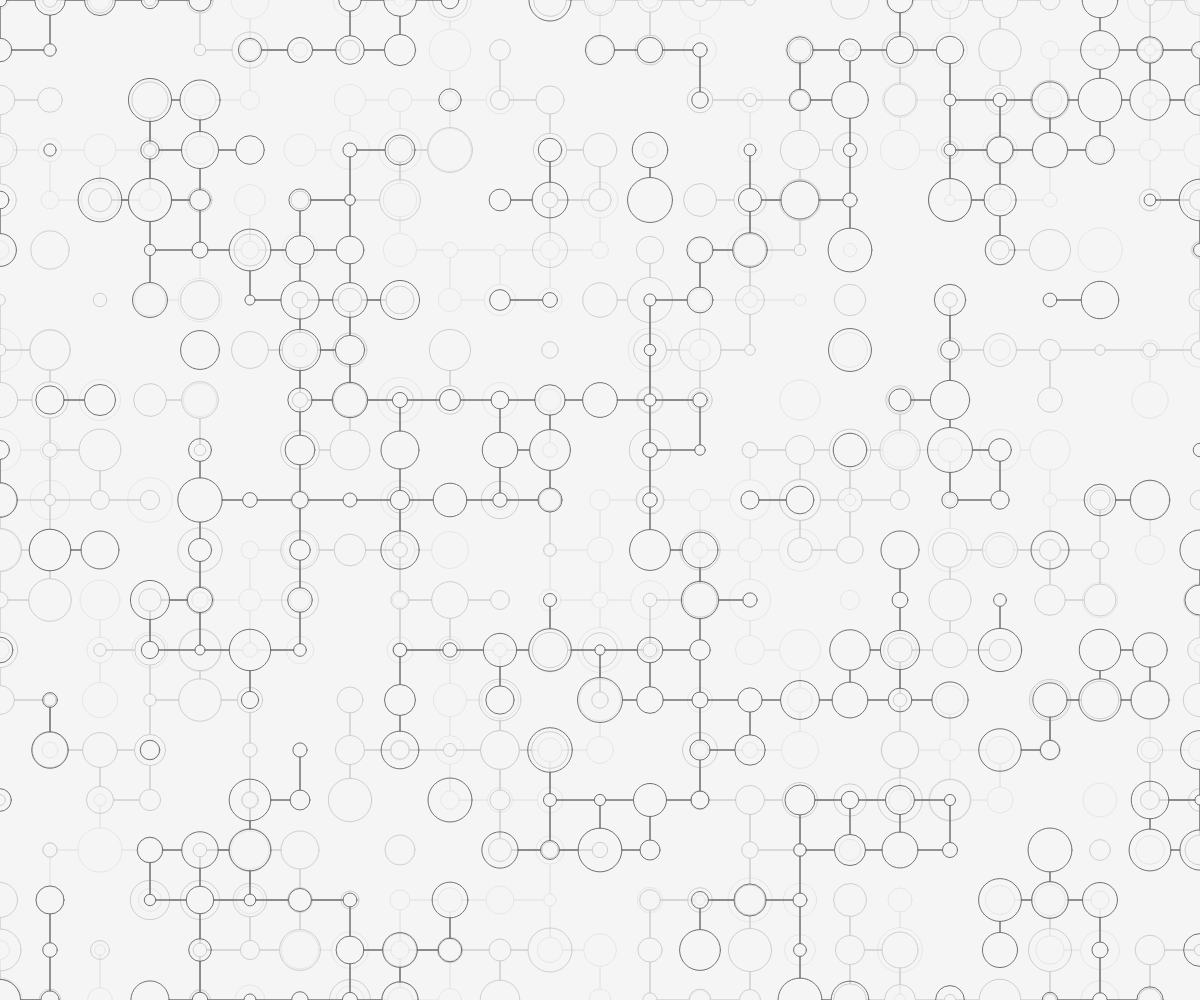
Frame 1 (no input)
Frame 2 (the mouse pressed at the canvas centre, redrawn once): identical to frame 1, image omitted

The p5.js sketch that drew this single still picture (run headless with seeded random() and noise() and a simulated clock; the mouse was pressed at the canvas centre and the sketch redrawn once):

// p5.js sketch
// ── sketch.js
'use strict';

// BASE VARIABLES
var props = {
	groups: [],
	groupsAmount: 3,
	availableFormId: 0,
	circleMinSize: 10,
	lineWeight: 1,
	backgroundColor: 'whitesmoke',
	wrapperSize: 50,
	colorIndex: 0,
	mainBrightness: 90,
	mainColor: false
};

// SETUP
function setup() {
	initCanvas();

	background(props.backgroundColor);
	props.mainColor = color(0, 0, props.mainBrightness, 100);

	console.log('Generating ' + props.groupsAmount + ' groups');
	props.groups = addGroups(props.groupsAmount);
	console.log(props.groupsAmount + ' groups generated');
}

function draw() {
	noLoop();
}

function initCanvas() {
	createCanvas(windowWidth, windowHeight);
	colorMode(HSB, 360, 100, 100, 100);
}

// GENERATE CONTENTS
function addGroups(groupsAmount) {
	var groups = [];
	for (var i = 1; i <= groupsAmount; i++) {
		var mainBrightness = props.mainBrightness;
		var mainColor = props.mainColor;

		var oldBrightness = mainColor._getBrightness();
		groups.push(addGroup(i));
		var newBrightness = oldBrightness - i * (groupsAmount * (groupsAmount * i));

		props.mainColor = color(0, 0, newBrightness, 100);
	}
	return groups;
}

function addGroup(id) {
	var rows = Math.ceil(width / props.wrapperSize) + 1;
	var columns = Math.ceil(width / props.wrapperSize) + 1;
	var formPosX = 0 - props.wrapperSize / 2;
	var formPosY = formPosX;
	var columnPosX = formPosX;
	var rowPosY = formPosY;
	var forms = [];
	var groupId = props.groups.length;

	for (var row = 1; row <= rows; row++) {
		for (var column = 1; column <= columns; column++) {
			var form = addForm(props.availableFormId, props.mainColor, columnPosX, rowPosY, props.wrapperSize, row, column);
			forms.push(form);
			columnPosX = column === columns ? formPosX : columnPosX + props.wrapperSize;
			props.availableFormId++;
		};
		rowPosY = row === rows ? formPosY : rowPosY + props.wrapperSize;
	};

	var group = {
		id: id,
		rows: rows,
		columns: columns,
		forms: forms
	};

	group.connections = addConnections(group);

	console.log('Generated Group with id: ' + group.id, group);
	return group;
}

function addForm(id, circleColor, x, y, size, row, column) {
	var hasCircle = random(0, 2) < 1;
	var circleSize = random(props.circleMinSize, props.wrapperSize - 5);
	var circleX = x + props.wrapperSize / 2;
	var circleY = y + props.wrapperSize / 2;
	var form = {
		id: id,
		x: x,
		y: y,
		row: row,
		column: column,
		circle: hasCircle ? false : {
			x: circleX,
			y: circleY,
			size: circleSize,
			circleColor: circleColor
		}
	};
	if (form.circle) {
		var circleCenter = circleSize / 2;
		form.circle.arcPoints = {
			top: { x: circleX, y: circleY - circleCenter },
			bottom: { x: circleX, y: circleY + circleCenter },
			left: { x: circleX - circleCenter, y: circleY },
			right: { x: circleX + circleCenter, y: circleY }
		};
	}

	drawForm(form);
	return form;
}

function getExtremeArcPoints(firstCircle, nextCircle) {
	var points = {};
	points.start = firstCircle.arcPoints[dir];

	switch (dir) {
		case 'right':
			points.end = nextCircle.arcPoints.left;
			break;
		case 'left':
			points.end = nextCircle.arcPoints.right;
			break;
		case 'top':
			points.end = nextCircle.arcPoints.bottom;
			break;
		case 'bottom':
			points.end = nextCircle.arcPoints.top;
			break;
	}

	return points;
}

function drawForm(wrapper) {
	var x = wrapper.x;
	var y = wrapper.y;
	var circle = wrapper.circle;

	noFill();
	noStroke();
	rect(x, y, props.wrapperSize, props.wrapperSize);
	if (circle) {
		noFill();
		stroke(circle.circleColor);
		strokeWeight(props.lineWeight);
		ellipse(circle.x, circle.y, circle.size, circle.size);
	}
}

function addConnections(group) {
	var connections = [];
	var columns = group.columns;
	var rows = group.rows;

	group.forms.forEach(function (form, index) {
		var isFirstColumn = form.column === 1;
		var isFirstRow = form.row === 1;
		var isLastRow = form.row === rows;
		var isLastColumn = form.column === columns;
		var rightSibling = undefined,
		    leftSibling = undefined,
		    topSibling = undefined,
		    bottomSibling = undefined;

		if (!isFirstRow) {
			topSibling = getFormByPosition(group, form.row - 1, form.column);
			connections.push(addConnection('top', form, topSibling));
		}
		if (!isFirstColumn) {
			leftSibling = getFormByPosition(group, form.row, form.column - 1);
			connections.push(addConnection('left', form, leftSibling));
		}
		if (!isLastRow) {
			bottomSibling = getFormByPosition(group, form.row + 1, form.column);
			connections.push(addConnection('bottom', form, bottomSibling));
		}
		if (!isLastColumn) {
			rightSibling = getFormByPosition(group, form.row, form.column + 1);
			connections.push(addConnection('right', form, rightSibling));
		}
	});

	return connections;
}

function addConnection(dir, startForm, endForm) {
	if (!startForm.circle || !endForm.circle) {
		return;
	}
	var startPoint = {};
	var endPoint = {};
	switch (dir) {
		case 'right':
			startPoint = startForm.circle.arcPoints.right;
			endPoint = endForm.circle.arcPoints.left;
			break;
		case 'left':
			startPoint = startForm.circle.arcPoints.left;
			endPoint = endForm.circle.arcPoints.right;
			break;
		case 'top':
			startPoint = startForm.circle.arcPoints.top;
			endPoint = endForm.circle.arcPoints.bottom;
			break;
		case 'bottom':
			startPoint = startForm.circle.arcPoints.bottom;
			endPoint = endForm.circle.arcPoints.top;
			break;
	}

	stroke(endForm.circle.circleColor);
	strokeWeight(props.lineWeight);
	line(startPoint.x, startPoint.y, endPoint.x, endPoint.y);

	return { startPoint: startPoint, endPoint: endPoint };
}

// GETTERS
function getFormById(id) {
	var allForms = [];
	props.groups.forEach(function (group) {
		allForms.concat(group.forms);
	});
	return allForms.filter(function (form) {
		return form.id === id;
	})[0];
}

function getFormByPosition(group, row, column) {
	return group.forms.filter(function (form) {
		return form.row === row && form.column == column;
	})[0];
}
